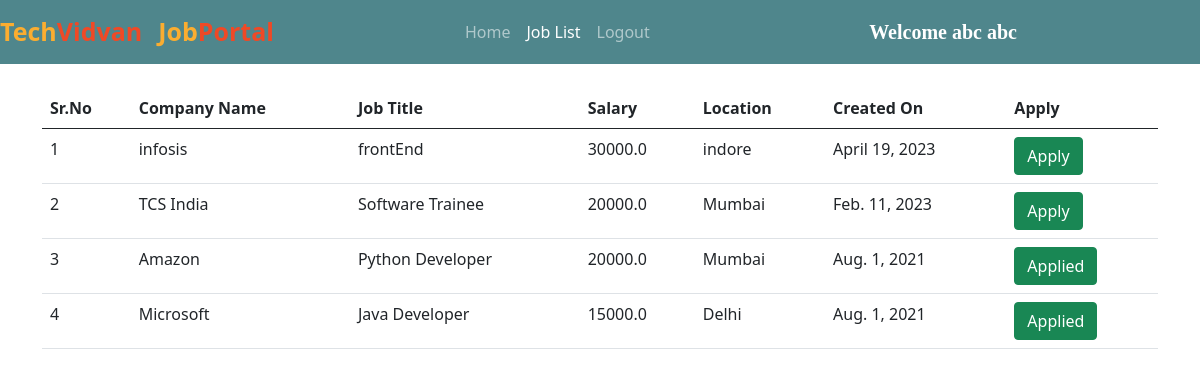
The app's page /all_jobs/ (signed in) with its own data.
### jobs/models.py (models this page shows, shortened)
class Job(models.Model):
    company = models.ForeignKey(Company, on_delete=models.CASCADE)
    start_date = models.DateField()
    end_date = models.DateField()
    title = models.CharField(max_length=200)
    salary = models.FloatField()
    image = models.ImageField(upload_to="")
    description = models.TextField(max_length=400)
    experience = models.CharField(max_length=100)
    location = models.CharField(max_length=100)
    skills = models.CharField(max_length=200)
    creation_date = models.DateField()

class Company(models.Model):
    user = models.ForeignKey(User, on_delete=models.CASCADE)
    phone = models.CharField(max_length=10)
    image = models.ImageField(upload_to="")
    gender = models.CharField(max_length=10)
    type = models.CharField(max_length=15)
    status = models.CharField(max_length=20)
    company_name = models.CharField(max_length=100)

### jobs/views.py (the view)
# urls.py: path("all_jobs/", views.all_jobs, name="all_jobs"),
def all_jobs(request):
    jobs = Job.objects.all().order_by('-start_date')
    applicant = Applicant.objects.get(user=request.user)
    apply = Application.objects.filter(applicant=applicant)
    data = []
    for i in apply:
        data.append(i.job.id)
    return render(request, "all_jobs.html", {'jobs':jobs, 'data':data})

### jobs/templates/all_jobs.html (shortened to what this page needs)
{% extends 'user_navbar.html' %}
{% block job_list %} active {% endblock %}
{% block body %}
<div class="container mt-4">
<table class="table table-hover" id="example">
    <thead>
        <tr>
            <th>Sr.No</th>
            <th>Company Name</th>
            <th>Job Title</th>
            <th>Salary</th>
            <th>Location</th>
            <th>Created On</th>
            <th>Apply</th>
        </tr>
    </thead>
    <tbody>
        {% for job in jobs %}
        <tr>
            <td>{{forloop.counter}}</td>
            <td>{{job.company.company_name}}</td>
            <td>{{job.title}}</td>
            <td>{{job.salary}}</td>
            <td>{{job.location}}</td>
            <td>{{job.creation_date}}</td>
            {% if job.id in data %}
            <td><a class="btn btn-success">Applied</a></td>
            {% else %}
            <td><a href="/job_detail/{{job.id}}/" class="btn btn-success">Apply</a></td>
            {% endif %}
        </tr>
        {% endfor %}
    </tbody>
</table>
</div>
{% endblock %}

### jobs/templates/user_navbar.html (shortened to what this page needs)
<!doctype html>
<html lang="en">
<head>
  <link href="https://cdn.jsdelivr.net/npm/bootstrap@5.0.2/dist/css/bootstrap.min.css" rel="stylesheet"
>
  <link rel="stylesheet" href="https://cdnjs.cloudflare.com/ajax/libs/font-awesome/5.15.3/css/all.min.css">
</head>
<body>
  <nav class="navbar navbar-expand-lg navbar-dark sticky-top">
      <a class="navbar-brand" href="/"><span class="head1">Tech</span><span class="head2">Vidvan</span></a>
      <a class="navbar-brand" href="#"><span class="head1">Job</span><span class="head2">Portal</span></a>
      <div class="container w-50">
        <div class="collapse navbar-collapse" id="navbarSupportedContent">
          <ul class="navbar-nav me-auto mb-2 mb-lg-0">
            <li class="nav-item">
              <a class="nav-link {% block home %}{% endblock %}" aria-current="page" href="/user_homepage/">Home</a>
            </li>
            <li class="nav-item">
              <a class="nav-link {% block job_list %}{% endblock %}" href="/all_jobs/">Job List</a>
            </li>
            <li class="nav-item">
              <a class="nav-link" href="/logout/">Logout</a>
            </li>
          </ul>
          <a class="navbar-brand" style="font-weight: bold; font-family: 'Times New Roman', Times, serif;"
            href="#">Welcome {{request.user.get_full_name}}</a>
        </div>
      </div>
  </nav>
  {% block body %}
  {% endblock %}
</body>
</html>
</html>

### jobs/templates/user_navbar.html (style rules this page uses)
.navbar { background-color: #4f868c; }
.head1 { color: #FBAD30; font-size: 25px; font-weight: bold; height: 50px; }
.head2 { color: #EF4926; font-size: 25px; font-weight: bold; }

### records on screen
Job: company.company_name "infosis", title "frontEnd", salary "30000.0", location "indore", creation_date "April 19, 2023"
Job: company.company_name "TCS India", title "Software Trainee", salary "20000.0", location "Mumbai", creation_date "Feb. 11, 2023"
Job: company.company_name "Amazon", title "Python Developer", salary "20000.0", location "Mumbai", creation_date "Aug. 1, 2021", shows "Applied"
Job: company.company_name "Microsoft", title "Java Developer", salary "15000.0", location "Delhi", creation_date "Aug. 1, 2021", shows "Applied"

### other values on screen
{{ request.user.get_full_name }} "abc abc"
